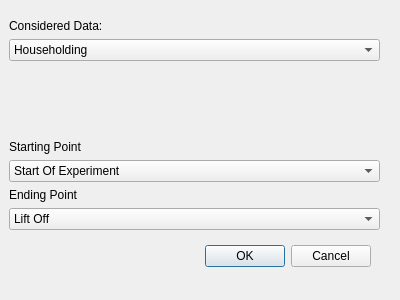
<?xml version="1.0" encoding="UTF-8"?>
<ui version="4.0">
 <class>Dialog</class>
 <widget class="QDialog" name="Dialog">
  <property name="geometry">
   <rect>
    <x>0</x>
    <y>0</y>
    <width>400</width>
    <height>300</height>
   </rect>
  </property>
  <property name="windowTitle">
   <string>Dialog</string>
  </property>
  <widget class="QDialogButtonBox" name="buttonBox">
   <property name="geometry">
    <rect>
     <x>30</x>
     <y>240</y>
     <width>341</width>
     <height>32</height>
    </rect>
   </property>
   <property name="orientation">
    <enum>Qt::Orientation::Horizontal</enum>
   </property>
   <property name="standardButtons">
    <set>QDialogButtonBox::StandardButton::Cancel|QDialogButtonBox::StandardButton::Ok</set>
   </property>
  </widget>
  <widget class="QWidget" name="verticalLayoutWidget">
   <property name="geometry">
    <rect>
     <x>9</x>
     <y>19</y>
     <width>371</width>
     <height>211</height>
    </rect>
   </property>
   <layout class="QVBoxLayout" name="verticalLayout">
    <item>
     <widget class="QLabel" name="label">
      <property name="text">
       <string>Considered Data:</string>
      </property>
     </widget>
    </item>
    <item>
     <widget class="QComboBox" name="comboBox">
      <item>
       <property name="text">
        <string>Householding</string>
       </property>
      </item>
      <item>
       <property name="text">
        <string>Measurement</string>
       </property>
      </item>
      <item>
       <property name="text">
        <string>Full Dataset</string>
       </property>
      </item>
     </widget>
    </item>
    <item>
     <spacer name="verticalSpacer">
      <property name="orientation">
       <enum>Qt::Orientation::Vertical</enum>
      </property>
      <property name="sizeHint" stdset="0">
       <size>
        <width>20</width>
        <height>20</height>
       </size>
      </property>
     </spacer>
    </item>
    <item>
     <widget class="QLabel" name="label_2">
      <property name="text">
       <string>Starting Point</string>
      </property>
     </widget>
    </item>
    <item>
     <widget class="QComboBox" name="comboBox_2">
      <item>
       <property name="text">
        <string>Start Of Experiment</string>
       </property>
      </item>
      <item>
       <property name="text">
        <string>Lift Off</string>
       </property>
      </item>
      <item>
       <property name="text">
        <string>System Power</string>
       </property>
      </item>
     </widget>
    </item>
    <item>
     <widget class="QLabel" name="label_3">
      <property name="text">
       <string>Ending Point</string>
      </property>
     </widget>
    </item>
    <item>
     <widget class="QComboBox" name="comboBox_3">
      <item>
       <property name="text">
        <string>Lift Off</string>
       </property>
      </item>
      <item>
       <property name="text">
        <string>Start Of Experiment</string>
       </property>
      </item>
      <item>
       <property name="text">
        <string>End Of Experiment</string>
       </property>
      </item>
      <item>
       <property name="text">
        <string>System Shutdown</string>
       </property>
      </item>
     </widget>
    </item>
   </layout>
  </widget>
 </widget>
 <resources/>
 <connections>
  <connection>
   <sender>buttonBox</sender>
   <signal>accepted()</signal>
   <receiver>Dialog</receiver>
   <slot>accept()</slot>
   <hints>
    <hint type="sourcelabel">
     <x>248</x>
     <y>254</y>
    </hint>
    <hint type="destinationlabel">
     <x>157</x>
     <y>274</y>
    </hint>
   </hints>
  </connection>
  <connection>
   <sender>buttonBox</sender>
   <signal>rejected()</signal>
   <receiver>Dialog</receiver>
   <slot>reject()</slot>
   <hints>
    <hint type="sourcelabel">
     <x>316</x>
     <y>260</y>
    </hint>
    <hint type="destinationlabel">
     <x>286</x>
     <y>274</y>
    </hint>
   </hints>
  </connection>
 </connections>
</ui>
